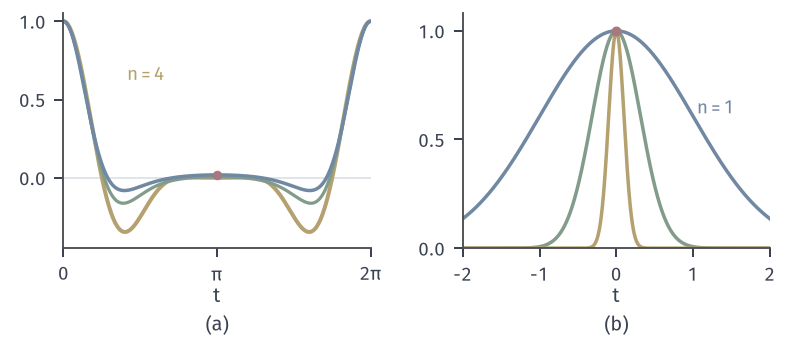

Reproduce this figure in Python.
from pathlib import Path
import sys
HERE = Path(__file__).resolve().parent
sys.path.insert(0, str(HERE.parent/"weak-common"))
from weak_fig import *
# (a) Re phi of Bin(n,2/n), n=4,10, vs Poisson(2) Re exp(2(e^{it}-1)); (b) N(0,n) cf exp(-n t^2/2), n=1,10,100.
fig, axes = figure(width_mm=112, height_mm=48, ncols=2)
panel(fig, left=.08, wspace=.3, bottom=.27)
ax = axes[0]; t = np.linspace(0, 2*np.pi, 800)
ax.axhline(0, color=GRID, lw=.6, zorder=0)
for n, c, lw in ((4, YELLOW, 1.6), (10, GREEN, 1.3)): ax.plot(t, ((1+2*(np.exp(1j*t)-1)/n)**n).real, color=c, lw=lw)
ax.plot(t, np.exp(2*(np.exp(1j*t)-1)).real, color=BLUE, lw=1.4)
dot(ax, np.pi, np.exp(-4), RED, ms=3.8)
lab(ax, 1.3, .62, r'$n=4$', YELLOW)
ax.set_xlim(0, 2*np.pi); ax.set_ylim(-.45, 1.05)
ax.set_xticks([0, np.pi, 2*np.pi]); ax.set_xticklabels(['$0$', r'$\pi$', r'$2\pi$']); ax.set_yticks([0, .5, 1])
axlab(ax, r'$t$')
ax = axes[1]; t = np.linspace(-2, 2, 1601)
for n, c in ((1, BLUE), (10, GREEN), (100, YELLOW)): ax.plot(t, np.exp(-n*t**2/2), color=c, lw=1.4)
dot(ax, 0, 1, RED, ms=4)
lab(ax, 1.05, .62, r'$n=1$', BLUE)
ax.set_xlim(-2, 2); ax.set_ylim(0, 1.08); ax.set_xticks([-2, -1, 0, 1, 2]); ax.set_yticks([0, .5, 1])
axlab(ax, r'$t$')
tags(fig, axes)
save(fig, HERE, 'figure', {'phi_n(pi)': {n: (1-4/n)**n for n in (4, 10, 40)}, 'limit': float(np.exp(-4))})
